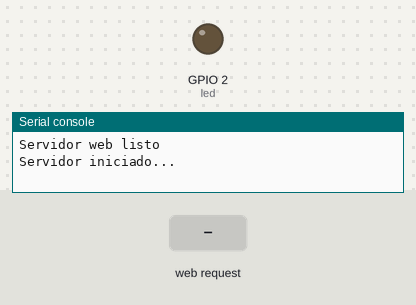
The program below on a simulated ESP8266 board running MicroPython. Parts: output pins drawn as LEDs (lit = HIGH, except the on-board LED, lit = LOW), the last lines printed to the serial console. The test bench sets the inputs (shaded band). WiFi joins after 1.5 s.

Above: at 1.2 s.
1.3 s: HTTP request GET /controlador?LED=ENCENDIDO received
At 1.6 s:
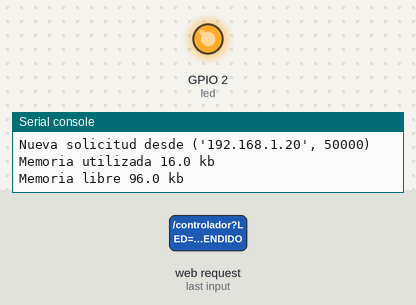
2.8 s: HTTP request GET /controlador?LED=APAGADO received
At 4.0 s:
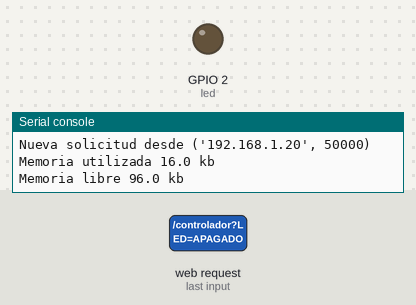
Timing chart, 0 to 5.8 s (numbered marks = the images above; inputs shaded):
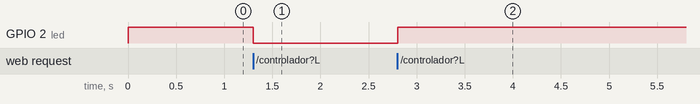

Measured:
- after the input at 1.3 s, GPIO 2 (led): HIGH → LOW at once
- after the input at 2.8 s, GPIO 2 (led): LOW → HIGH at once

The program:

main.py
```python
import network
import webrepl
import server

sta_if = network.WLAN(network.STA_IF); sta_if.active(True)
sta_if.connect("nombre_de_red","contra")
sta_if.isconnected()

# Configura una nueva contraseña para WebREPL
webrepl.start(password="123456")

server.runServer()
```

server.py
```python
import socket
import gc
import machine
# Crea un socket del servidor y configúralo
s = socket.socket(socket.AF_INET, socket.SOCK_STREAM)
s.bind(('0.0.0.0', 80))
s.listen(5)
led = machine.Pin(2, machine.Pin.OUT)
led.on()
print("Servidor web listo")

# Lee el contenido de "index.html" una vez durante la inicialización
with open("index.html", "r") as archivo:
    contenido_html = archivo.read()
def controlar_led(estado):
    led.value(estado)
def handle_request(conn):
    conn.send('HTTP/1.1 200 OK\n')
    conn.send('Content-Type: text/html\n')
    #encabezado Content-Length que indica la longitud del contenido HTML que se enviará.
    conn.send('Content-Length: {}\n'.format(len(contenido_html)))
    conn.send('\n')
    request=conn.recv(1024)
    request=str(request)
    # Comprueba si la solicitud contiene "ON" o "OFF"
    if "/controlador?LED=ENCENDIDO" in request:
        controlar_led(0)
    elif "/controlador?LED=APAGADO" in request:
        controlar_led(1)
    conn.sendall(contenido_html)
    conn.close()

def runServer():
    print("Servidor iniciado...")
    while True:
        conn, addr = s.accept()
        print('Nueva solicitud desde %s' % str(addr))
        print(f"Memoria utilizada {gc.mem_alloc()/1024} kb")
        print(f"Memoria libre {gc.mem_free()/1024} kb")
        handle_request(conn)  # Llama a la función para manejar la solicitud
```
